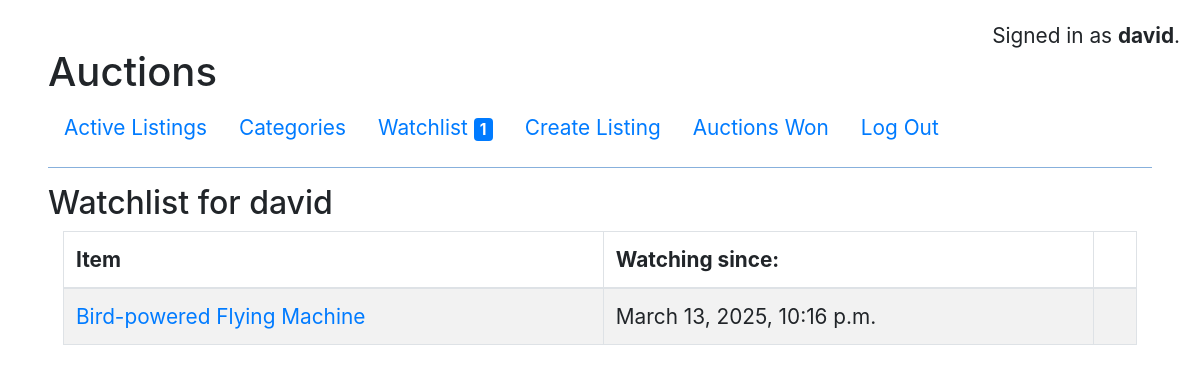
Page /listings/watch (signed in) on the earlier database version.
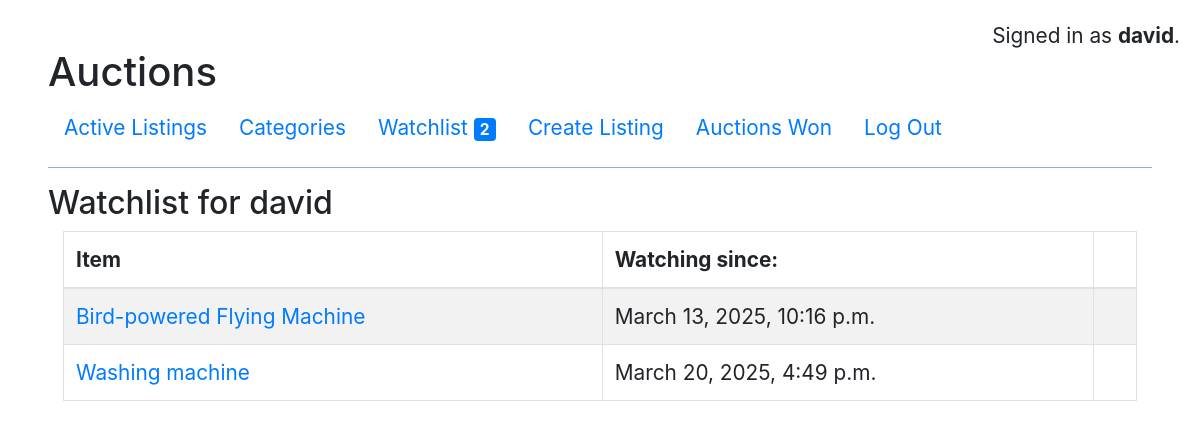
Same page on the later database version.
### auctions/models.py (models this page shows, shortened)
class User(AbstractUser):
    number_on_watchlist = models.CharField(blank=True, max_length=8)

class Watch(models.Model):
    watcher = models.ForeignKey(User, on_delete=models.CASCADE, related_name="watchlist")
    item = models.ForeignKey(Listings, on_delete=models.CASCADE)
    date = models.DateTimeField(auto_now_add=True)

class Listings(models.Model):
    vendor = models.ForeignKey(User, on_delete=models.CASCADE, related_name="user_listings")
    categories = models.ManyToManyField(Categories, related_name="listed")
    title = models.CharField(max_length=64)
    description = models.CharField(max_length=256, blank=True, default="")
    reserve_price = models.DecimalField(decimal_places=2, max_digits=8, default=0)
    date_listed = models.DateTimeField(auto_now_add=True)
    img_file = models.CharField(max_length=64, blank=True, default="")
    active = models.BooleanField(default=True)
    def __str__(self):
        return f"{self.title}"

### auctions/views.py (the view)
# urls.py: path("listings/watch", views.watchlist, name="watchlist"),
@login_required(login_url='/login')
def watchlist(request):
    listings = Watch.objects.filter(watcher=request.user.id)
    return render(request, "auctions/watchlist.html", {
        "listings": listings
    })

### auctions/templates/auctions/watchlist.html
{% extends "auctions/layout.html" %}
{% block body %}
  <h2>Watchlist {% if user.is_authenticated %} for {{ user.username }}{% endif %}</h2>
  <div class="container">
    <div class="row">
        <div class="col-md-12">
            <table class="table table-bordered table-striped table-hover">
              <thead><th>Item</th><th>Watching since:</th><th></th></thead>
              <tbody>
              {% for listing in listings %}
                <tr><td><a href="{{ listing.item.id }}">{{ listing.item }}</a></td><td>{{ listing.date }}</td><td></td></tr>
              {% endfor %}
              </tbody>
            </table>
        </div>
    </div>
</div>
{% endblock %}

### auctions/templates/auctions/layout.html (shortened to what this page needs)
{% load static %}
<!DOCTYPE html>
<html lang="en">
    <head>
        <link rel="stylesheet" href="https://stackpath.bootstrapcdn.com/bootstrap/4.4.1/css/bootstrap.min.css">
        <link href="{% static 'auctions/styles.css' %}" rel="stylesheet">
    </head>
    <body>
        <h1>Auctions</h1>
        <div style="position:fixed;top:20px;right:20px;">
            {% if user.is_authenticated %}
                Signed in as <strong>{{ user.username }}</strong>.
            {% else %}
                Not signed in.
            {% endif %}
        </div>
        <ul class="nav">
            <li class="nav-item">
                <a class="nav-link" href="{% url 'index' %}">Active Listings</a>
            </li>
            <li>
                <a class="nav-link" href="{% url 'categories' %}">Categories</a>
            </li>
            {% if user.is_authenticated %}
                <li class="nav-item">
                    <a class="nav-link" href="{% url 'watchlist' %}">Watchlist <span class="badge bg-primary" style="color:#ffffff">{{ user.number_on_watchlist }}</span></a>
                </li>
                <li class="nav-item">
                    <a class="nav-link" href="{% url 'add_listing' %}">Create Listing</a>
                </li>
                <li class="nav-item">
                    <a class="nav-link" href="{% url 'won' %}">Auctions Won</a>
                </li>
                <li class="nav-item">
                    <a class="nav-link" href="{% url 'logout' %}">Log Out</a>
                </li>
            {% endif %}
        </ul>
        <hr>
        {% block body %}
        {% endblock %}
    </body>
</html>

Differences in the rows shown:
changed User "david": number_on_watchlist "1" → "2"
added Watch: item "Washing machine", date "March 20, 2025, 4:49 p.m."
